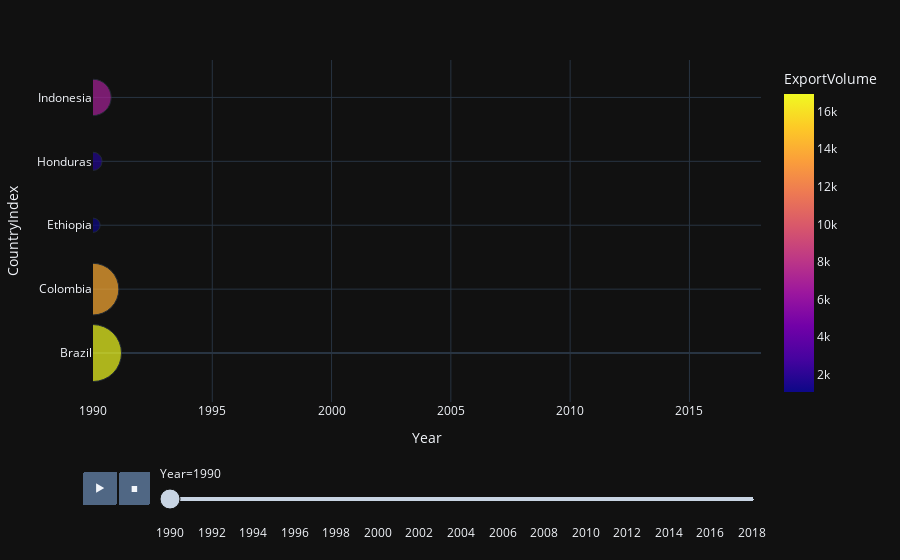

The code cell stored with this chart in its notebook:
### Code cell
import plotly.express as px
import pandas as pd

# Carica il dataset
df = pd.read_csv('exports-calendar-year.csv')

# Filtra il DataFrame per includere solo i paesi selezionati
selected_countries = ['Brazil', 'Vietnam', 'Colombia', 'Indonesia', 'Ethiopia', 'Honduras']
df = df[df['exports'].isin(selected_countries)]

# Assegna a ogni paese selezionato un indice unico (posizione Y)
df['CountryIndex'] = range(len(df))

# Prepara i dati per il grafico a bolle
df_long = df.melt(id_vars=['exports', 'CountryIndex'], var_name='Year', value_name='ExportVolume')
df_long['Year'] = df_long['Year'].astype(int)

# Crea il grafico a bolle animato
fig = px.scatter(df_long, x='Year', y='CountryIndex', size='ExportVolume', color='ExportVolume',
                 hover_name='exports', animation_frame='Year',
                 size_max=60, range_x=[df_long['Year'].min(), df_long['Year'].max()])

# Aggiusta l'asse Y per mostrare i nomi dei paesi
fig.update_yaxes(tickvals=df['CountryIndex'], ticktext=df['exports'])

# Mostra il grafico
fig.show()

### Figure 1 — Plotly figure (JSON) as saved in the notebook; plotly's stock layout.template omitted (floating-point values rounded to 4 significant figures)
{"data": [{"hovertemplate": "<b>%{hovertext}</b><br><br>Year=%{x}<br>CountryIndex=%{y}<br>ExportVolume=%{marker.color}<extra></extra>", "hovertext": ["Brazil", "Colombia", "Ethiopia", "Honduras", "Indonesia"], "legendgroup": "", "marker": {"color": [16940.0, 13940.0, 1074.0, 1735.0, 6903.0], "coloraxis": "coloraxis", "size": [16940.0, 13940.0, 1074.0, 1735.0, 6903.0], "sizemode": "area", "sizeref": 10.43, "symbol": "circle"}, "mode": "markers", "name": "", "orientation": "v", "showlegend": false, "x": [1990, 1990, 1990, 1990, 1990], "xaxis": "x", "y": [0, 1, 2, 3, 4], "yaxis": "y", "type": "scatter"}], "layout": {"xaxis": {"anchor": "y", "domain": [0.0, 1.0], "title": {"text": "Year"}, "range": [1990, 2018], "categoryorder": "array", "categoryarray": [1990, 1991, 1992, 1993, 1994, 1995, 1996, 1997, 1998, 1999, 2000, 2001, 2002, 2003, 2004, 2005, 2006, 2007, 2008, 2009, 2010, 2011, 2012, 2013, 2014, 2015, 2016, 2017, 2018]}, "yaxis": {"anchor": "x", "domain": [0.0, 1.0], "title": {"text": "CountryIndex"}, "tickvals": [0, 1, 2, 3, 4], "ticktext": ["Brazil", "Colombia", "Ethiopia", "Honduras", "Indonesia"]}, "coloraxis": {"colorbar": {"title": {"text": "ExportVolume"}}, "colorscale": [[0.0, "#0d0887"], [0.1111, "#46039f"], [0.2222, "#7201a8"], [0.3333, "#9c179e"], [0.4444, "#bd3786"], [0.5556, "#d8576b"], [0.6667, "#ed7953"], [0.7778, "#fb9f3a"], [0.8889, "#fdca26"], [1.0, "#f0f921"]]}, "legend": {"tracegroupgap": 0, "itemsizing": "constant"}, "margin": {"t": 60}, "updatemenus": [{"buttons": [{"args": [null, {"frame": {"duration": 500, "redraw": false}, "mode": "immediate", "fromcurrent": true, "transition": {"duration": 500, "easing": "linear"}}], "label": "&#9654;", "method": "animate"}, {"args": [[null], {"frame": {"duration": 0, "redraw": false}, "mode": "immediate", "fromcurrent": true, "transition": {"duration": 0, "easing": "linear"}}], "label": "&#9724;", "method": "animate"}], "direction": "left", "pad": {"r": 10, "t": 70}, "showactive": false, "type": "buttons", "x": 0.1, "xanchor": "right", "y": 0, "yanchor": "top"}], "sliders": [{"active": 0, "currentvalue": {"prefix": "Year="}, "len": 0.9, "pad": {"b": 10, "t": 60}, "steps": [{"args": [["1990"], {"frame": {"duration": 0, "redraw": false}, "mode": "immediate", "fromcurrent": true, "transition": {"duration": 0, "easing": "linear"}}], "label": "1990", "method": "animate"}, {"args": [["1991"], {"frame": {"duration": 0, "redraw": false}, "mode": "immediate", "fromcurrent": true, "transition": {"duration": 0, "easing": "linear"}}], "label": "1991", "method": "animate"}, {"args": [["1992"], {"frame": {"duration": 0, "redraw": false}, "mode": "immediate", "fromcurrent": true, "transition": {"duration": 0, "easing": "linear"}}], "label": "1992", "method": "animate"}, {"args": [["1993"], {"frame": {"duration": 0, "redraw": false}, "mode": "immediate", "fromcurrent": true, "transition": {"duration": 0, "easing": "linear"}}], "label": "1993", "method": "animate"}, {"args": [["1994"], {"frame": {"duration": 0, "redraw": false}, "mode": "immediate", "fromcurrent": true, "transition": {"duration": 0, "easing": "linear"}}], "label": "1994", "method": "animate"}, {"args": [["1995"], {"frame": {"duration": 0, "redraw": false}, "mode": "immediate", "fromcurrent": true, "transition": {"duration": 0, "easing": "linear"}}], "label": "1995", "method": "animate"}, {"args": [["1996"], {"frame": {"duration": 0, "redraw": false}, "mode": "immediate", "fromcurrent": true, "transition": {"duration": 0, "easing": "linear"}}], "label": "1996", "method": "animate"}, {"args": [["1997"], {"frame": {"duration": 0, "redraw": false}, "mode": "immediate", "fromcurrent": true, "transition": {"duration": 0, "easing": "linear"}}], "label": "1997", "method": "animate"}, {"args": [["1998"], {"frame": {"duration": 0, "redraw": false}, "mode": "immediate", "fromcurrent": true, "transition": {"duration": 0, "easing": "linear"}}], "label": "1998", "method": "animate"}, {"args": [["1999"], {"frame": {"duration": 0, "redraw": false}, "mode": "immediate", "fromcurrent": true, "transition": {"duration": 0, "easing": "linear"}}], "label": "1999", "method": "animate"}, {"args": [["2000"], {"frame": {"duration": 0, "redraw": false}, "mode": "immediate", "fromcurrent": true, "transition": {"duration": 0, "easing": "linear"}}], "label": "2000", "method": "animate"}, {"args": [["2001"], {"frame": {"duration": 0, "redraw": false}, "mode": "immediate", "fromcurrent": true, "transition": {"duration": 0, "easing": "linear"}}], "label": "2001", "method": "animate"}, {"args": [["2002"], {"frame": {"duration": 0, "redraw": false}, "mode": "immediate", "fromcurrent": true, "transition": {"duration": 0, "easing": "linear"}}], "label": "2002", "method": "animate"}, {"args": [["2003"], {"frame": {"duration": 0, "redraw": false}, "mode": "immediate", "fromcurrent": true, "transition": {"duration": 0, "easing": "linear"}}], "label": "2003", "method": "animate"}, {"args": [["2004"], {"frame": {"duration": 0, "redraw": false}, "mode": "immediate", "fromcurrent": true, "transition": {"duration": 0, "easing": "linear"}}], "label": "2004", "method": "animate"}, {"args": [["2005"], {"frame": {"duration": 0, "redraw": false}, "mode": "immediate", "fromcurrent": true, "transition": {"duration": 0, "easing": "linear"}}], "label": "2005", "method": "animate"}, {"args": [["2006"], {"frame": {"duration": 0, "redraw": false}, "mode": "immediate", "fromcurrent": true, "transition": {"duration": 0, "easing": "linear"}}], "label": "2006", "method": "animate"}, {"args": [["2007"], {"frame": {"duration": 0, "redraw": false}, "mode": "immediate", "fromcurrent": true, "transition": {"duration": 0, "easing": "linear"}}], "label": "2007", "method": "animate"}, {"args": [["2008"], {"frame": {"duration": 0, "redraw": false}, "mode": "immediate", "fromcurrent": true, "transition": {"duration": 0, "easing": "linear"}}], "label": "2008", "method": "animate"}, {"args": [["2009"], {"frame": {"duration": 0, "redraw": false}, "mode": "immediate", "fromcurrent": true, "transition": {"duration": 0, "easing": "linear"}}], "label": "2009", "method": "animate"}, {"args": [["2010"], {"frame": {"duration": 0, "redraw": false}, "mode": "immediate", "fromcurrent": true, "transition": {"duration": 0, "easing": "linear"}}], "label": "2010", "method": "animate"}, {"args": [["2011"], {"frame": {"duration": 0, "redraw": false}, "mode": "immediate", "fromcurrent": true, "transition": {"duration": 0, "easing": "linear"}}], "label": "2011", "method": "animate"}, {"args": [["2012"], {"frame": {"duration": 0, "redraw": false}, "mode": "immediate", "fromcurrent": true, "transition": {"duration": 0, "easing": "linear"}}], "label": "2012", "method": "animate"}, {"args": [["2013"], {"frame": {"duration": 0, "redraw": false}, "mode": "immediate", "fromcurrent": true, "transition": {"duration": 0, "easing": "linear"}}], "label": "2013", "method": "animate"}, {"args": [["2014"], {"frame": {"duration": 0, "redraw": false}, "mode": "immediate", "fromcurrent": true, "transition": {"duration": 0, "easing": "linear"}}], "label": "2014", "method": "animate"}, {"args": [["2015"], {"frame": {"duration": 0, "redraw": false}, "mode": "immediate", "fromcurrent": true, "transition": {"duration": 0, "easing": "linear"}}], "label": "2015", "method": "animate"}, {"args": [["2016"], {"frame": {"duration": 0, "redraw": false}, "mode": "immediate", "fromcurrent": true, "transition": {"duration": 0, "easing": "linear"}}], "label": "2016", "method": "animate"}, {"args": [["2017"], {"frame": {"duration": 0, "redraw": false}, "mode": "immediate", "fromcurrent": true, "transition": {"duration": 0, "easing": "linear"}}], "label": "2017", "method": "animate"}, {"args": [["2018"], {"frame": {"duration": 0, "redraw": false}, "mode": "immediate", "fromcurrent": true, "transition": {"duration": 0, "easing": "linear"}}], "label": "2018", "method": "animate"}], "x": 0.1, "xanchor": "left", "y": 0, "yanchor": "top"}]}}
